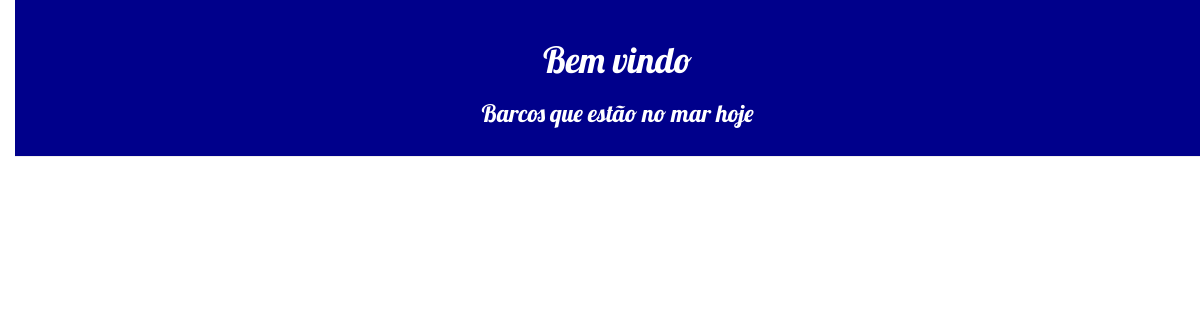
/geral/, run on an earlier commit of the app's database.
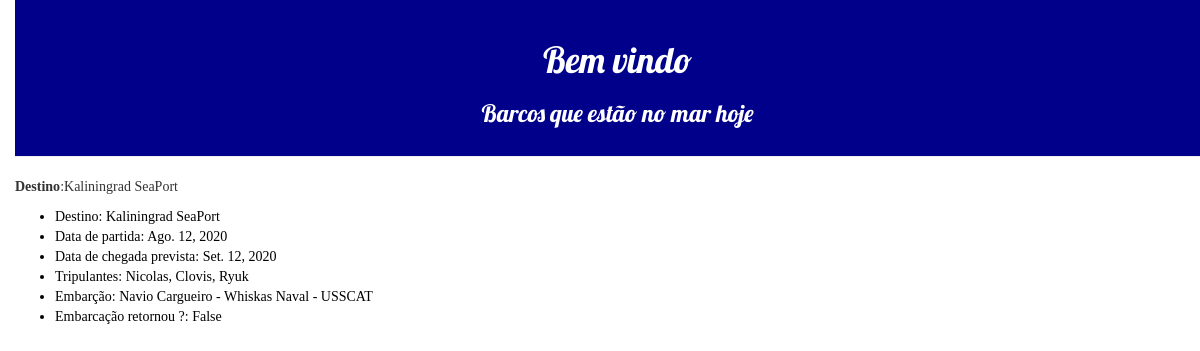
And on a later commit of the database.
### quem_foi_para_mar_core/models.py (models this page shows, shortened)
class Viagem(models.Model):
    class Meta:
        verbose_name_plural = "Viagens"
    destino = models.CharField("Destino", max_length=254)
    data_partida = models.DateField("Data de partida", auto_now=False)
    data_chegada_prevista = models.DateField("Data de chegada prevista",
                                             auto_now=False)
    tripulacao = models.CharField("Nome dos tripulantes", max_length=254)
    embarcacao_retornou = models.BooleanField("Retornou ?", default=False)
    embarcacao_id = models.ForeignKey(Embarcacao, on_delete=models.PROTECT)
    pescador_id = models.ForeignKey(Pescador, default=1, on_delete=models.PROTECT)

class Embarcacao(models.Model):
    class Meta:
        verbose_name_plural = "Embarcações"
    nome = models.CharField("Nome", max_length=254)
    numeracao = models.CharField("Numeração", max_length=50)
    modelo = models.CharField("Modelo", max_length=100)
    caracteristicas = models.CharField("características", max_length=254)
    def __str__(self):
        return self.nome

### quem_foi_para_mar_core/views.py (the view)
# urls.py: path('', views.ViagemViewSet.list_barcos, name='Listar barcos'),
    def list_barcos(request):
        barcos_no_mar_hoje = Viagem.objects.filter(data_partida=timezone.now()).order_by('data_partida')
        return render(request, 'quem_foi_para_mar_core/geral.html', {'barcos_no_mar_hoje': barcos_no_mar_hoje})

### quem_foi_para_mar_core/templates/quem_foi_para_mar_core/geral.html (shortened to what this page needs)
{% load static %}
<html>
  <head>
      <link rel="stylesheet" href="//maxcdn.bootstrapcdn.com/bootstrap/3.2.0/css/bootstrap.min.css">
      <link rel="stylesheet" href="//maxcdn.bootstrapcdn.com/bootstrap/3.2.0/css/bootstrap-theme.min.css">
      <link rel="stylesheet" href="{% static 'css/quem_foi_para_mar_core.css' %}">
  </head>
<body>
  <div class="page-header">
      <h1>Bem vindo</h1>
      <h3>Barcos que estão no mar hoje</h3>
</div>
<div class="barcos-hoje">
  {% for barco in barcos_no_mar_hoje %}
    <p><b>Destino</b>:{{barco.destino}}</p>
  {% endfor %}
</div>
  <div class="post">
      {% for barco in barcos_no_mar_hoje %}
    <ul>
        <li>Destino: {{barco.destino}}</li>
        <li>Data de partida: {{barco.data_partida}}</li>
        <li>Data de chegada prevista: {{barco.data_chegada_prevista}}</li>
        <li>Tripulantes: {{barco.tripulacao}}</li>
        <li>Embarção: {{barco.embarcacao_id}}</li>
        <li>Embarcação retornou ?: {{barco.embarcacao_retornou}}</li>
    </ul>
      {% endfor %}
  </div>
</body>
</html>

What changed in the data, as far as the page shows it:
added Viagem: destino "Kaliningrad SeaPort", data_partida "Ago. 12, 2020", data_chegada_prevista "Set. 12, 2020", tripulacao "Nicolas, Clovis, Ryuk", embarcacao_id "Navio Cargueiro - Whiskas Naval - USSCAT", embarcacao_retornou "False"
